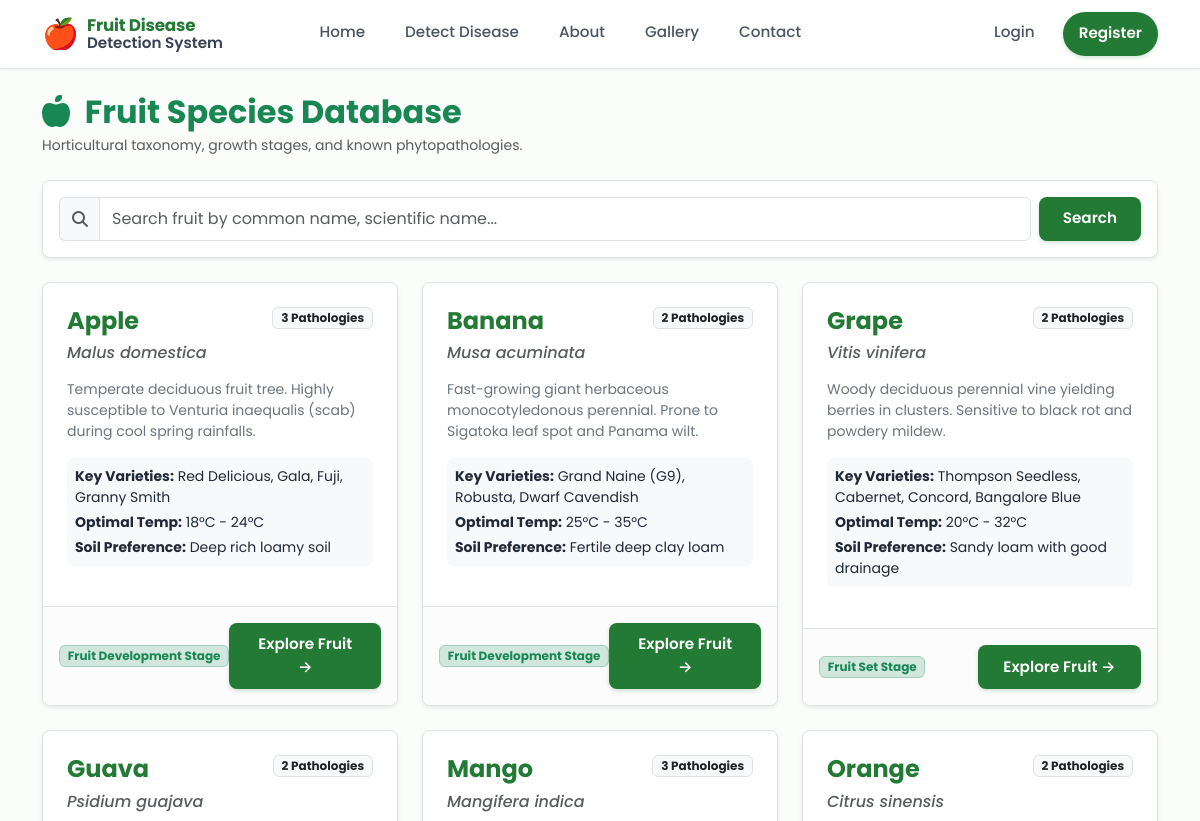
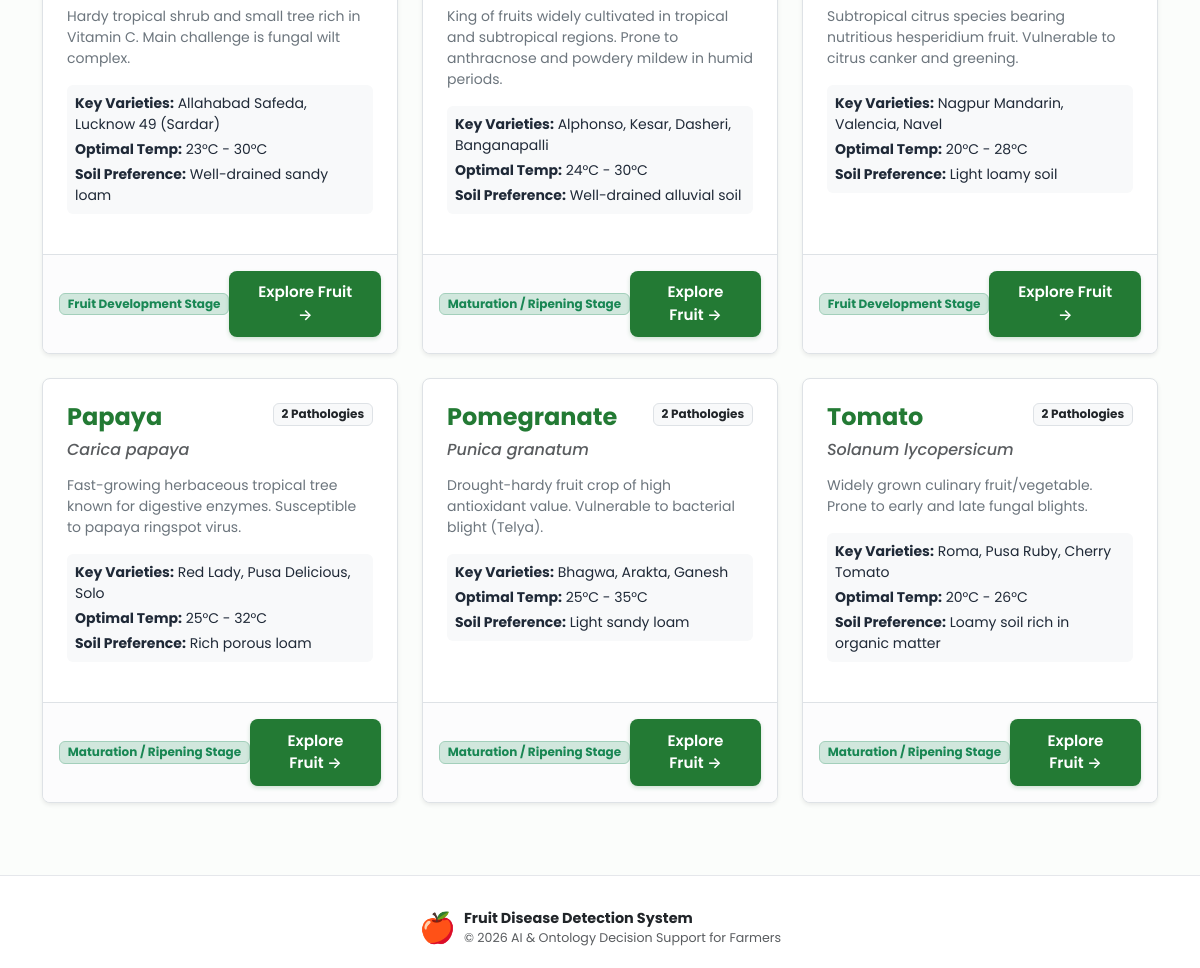
/fruits/, run on the app's committed database (2 pictures, top to bottom).
### fruits/models.py (models this page shows, shortened)
class Fruit(models.Model):
    GROWTH_STAGES = [
        ('flowering', 'Flowering Stage'),
        ('fruit_set', 'Fruit Set Stage'),
        ('development', 'Fruit Development Stage'),
        ('maturation', 'Maturation / Ripening Stage'),
        ('harvest', 'Harvest / Post-Harvest Stage'),
    ]
    fruit_name = models.CharField(max_length=100, unique=True)
    scientific_name = models.CharField(max_length=150, blank=True, default='')
    variety = models.CharField(max_length=150, blank=True, default='Standard Commercial Varieties')
    varieties = models.ManyToManyField(Variety, blank=True, related_name='fruits')
    color = models.CharField(max_length=60, blank=True, default='Green / Yellow / Red')
    growth_stage = models.CharField(max_length=30, choices=GROWTH_STAGES, default='development')
    description = models.TextField(blank=True, default='')
    image = models.ImageField(upload_to='fruits/', blank=True, null=True)
    optimal_temperature = models.CharField(max_length=50, blank=True, default='20°C - 30°C')
    optimal_humidity = models.CharField(max_length=50, blank=True, default='60% - 80%')
    soil_type = models.CharField(max_length=100, blank=True, default='Well-drained loamy soil')
    created_at = models.DateTimeField(auto_now_add=True)
    updated_at = models.DateTimeField(auto_now=True)
    class Meta:
        ordering = ['fruit_name']
    @property
    def total_diseases(self):
        return self.diseases.count()

### fruits/views.py (the view)
# urls.py: path('', fruit_list_view, name='fruit_list'),
def fruit_list_view(request):
    query = request.GET.get('q', '').strip()
    if query:
        fruits = Fruit.objects.filter(fruit_name__icontains=query) | Fruit.objects.filter(description__icontains=query)
    else:
        fruits = Fruit.objects.all()
    return render(request, 'fruits.html', {'fruits': fruits, 'query': query})

### detection/context_processors.py (called while the page is built)
def system_status(request):
    predictor = get_predictor()
    model_exists = os.path.exists(settings.SAVED_MODEL_PATH)
    owl_exists = os.path.exists(settings.OWL_FILE_PATH)
    return {
        'SYSTEM_MOCK_MODE': predictor.is_mock,
        'MODEL_FILE_EXISTS': model_exists,
        'ONTOLOGY_FILE_EXISTS': owl_exists,
        'MODEL_PATH_REL': 'model/saved_models/fruit_disease_model.h5',
        'ONTOLOGY_PATH_REL': 'ontology/fruit_disease.owl',
    }

### model/prediction/predict.py (called while the page is built, shortened)
def get_predictor() -> FruitDiseasePredictor:
    global _global_predictor
    if _global_predictor is None:
        _global_predictor = FruitDiseasePredictor()
    elif _global_predictor.is_mock and _global_predictor.model is None:
        if os.path.exists(_global_predictor.model_path):
            logger.info(
                "Retrying CNN model load (previous attempt failed, model file now found)."
            )
            _global_predictor = FruitDiseasePredictor()
    return _global_predictor

### templates/fruits.html (shortened to what this page needs)
{% extends 'base.html' %}
{% block content %}
<div class="container py-4">
    <div class="d-flex justify-content-between align-items-center flex-wrap mb-4">
        <div>
            <h2 class="fw-bold text-success mb-1">
                <i class="fa-solid fa-apple-whole me-2"></i> Fruit Species Database
            </h2>
            <p class="text-muted small mb-0">Horticultural taxonomy, growth stages, and known phytopathologies.</p>
        </div>
    </div>
    <div class="bg-white border rounded-3 p-3 mb-4 shadow-sm">
        <form method="get" class="d-flex gap-2">
            <div class="input-group">
                <span class="input-group-text bg-light border-end-0"><i class="fa-solid fa-magnifying-glass text-muted"></i></span>
                <input type="text" name="q" class="form-control" placeholder="Search fruit by common name, scientific name..." value="{{ query }}">
            </div>
            <button type="submit" class="btn btn-theme-green px-4">Search</button>
        </form>
    </div>
    <div class="row g-4">
        {% for fruit in fruits %}
            <div class="col-md-6 col-lg-4">
                <div class="bg-white border rounded-3 h-100 shadow-sm d-flex flex-column overflow-hidden">
                    <div class="flex-grow-1 p-4">
                        <div class="d-flex justify-content-between align-items-start mb-2">
                            <h4 class="fw-bold mb-0" style="color: var(--theme-green);">{{ fruit.fruit_name }}</h4>
                            <span class="badge bg-light text-dark border">{{ fruit.total_diseases }} Pathologies</span>
                        </div>
                        <h6 class="card-subtitle text-muted fst-italic mb-3">{{ fruit.scientific_name }}</h6>
                        <p class="card-text small text-secondary mb-3">
                            {{ fruit.description|truncatewords:24 }}
                        </p>
                        <div class="bg-light p-2 rounded small mb-3">
                            <div><strong>Key Varieties:</strong> {{ fruit.variety }}</div>
                            <div class="mt-1"><strong>Optimal Temp:</strong> {{ fruit.optimal_temperature }}</div>
                            <div class="mt-1"><strong>Soil Preference:</strong> {{ fruit.soil_type }}</div>
                        </div>
                    </div>
                    <div class="border-top p-3 bg-light-subtle d-flex justify-content-between align-items-center">
                        <span class="badge bg-success-subtle text-success border border-success-subtle">{{ fruit.get_growth_stage_display }}</span>
                        <a href="{% url 'fruits:fruit_detail' fruit.pk %}" class="btn btn-sm btn-theme-green">
                            Explore Fruit &rarr;
                        </a>
                    </div>
                </div>
            </div>
        {% empty %}
            <div class="col-12 text-center py-5 text-muted">
                <i class="fa-solid fa-seedling fa-3x mb-3 text-secondary opacity-50"></i>
                <p>No fruits found matching query '{{ query }}'.</p>
            </div>
        {% endfor %}
    </div>
</div>
{% endblock %}

### static/css/style.css (style rules this page uses)
:root { --theme-green: #237a34; --theme-green-hover: #1b5e20; --theme-light-green: #f0fdf4; --theme-border-green: #bbf7d0; --theme-text-dark: #1f2937; --theme-text-muted: #6b7280; --theme-card-bg: #ffffff; --theme-bg-body: #fbfdfb; --theme-danger: #dc2626; --theme-warning: #ea580c; }
body { font-family: 'Poppins', -apple-system, BlinkMacSystemFont, 'Segoe UI', Roboto, sans-serif; background-color: var(--theme-bg-body); color: var(--theme-text-dark); min-height: 100vh; display: flex; flex-direction: column; margin: 0; padding: 0; }
.btn-theme-green { background-color: var(--theme-green); color: #ffffff !important; border: none; font-weight: 600; font-size: 0.95rem; padding: 0.65rem 1.6rem; border-radius: 8px; display: inline-flex; align-items: center; justify-content: center; gap: 0.5rem; transition: all 0.2s ease; box-shadow: 0 2px 4px rgba(35, 122, 52, 0.2); text-decoration: none; }

### data on the page
Fruit: fruit_name "Apple", total_diseases "3", scientific_name "Malus domestica", description "Temperate deciduous fruit tree. Highly susceptible to Venturia inaequalis (scab) during cool spring rainfalls.", variety "Red Delicious, Gala, Fuji, Granny Smith", optimal_temperature "18°C - 24°C", soil_type "Deep rich loamy soil", growth_stage "Fruit Development Stage"
Fruit: fruit_name "Banana", total_diseases "2", scientific_name "Musa acuminata", description "Fast-growing giant herbaceous monocotyledonous perennial. Prone to Sigatoka leaf spot and Panama wilt.", variety "Grand Naine (G9), Robusta, Dwarf Cavendish", optimal_temperature "25°C - 35°C", soil_type "Fertile deep clay loam", growth_stage "Fruit Development Stage"
Fruit: fruit_name "Grape", total_diseases "2", scientific_name "Vitis vinifera", description "Woody deciduous perennial vine yielding berries in clusters. Sensitive to black rot and powdery mildew.", variety "Thompson Seedless, Cabernet, Concord, Bangalore Blue", optimal_temperature "20°C - 32°C", soil_type "Sandy loam with good drainage", growth_stage "Fruit Set Stage"
Fruit: fruit_name "Guava", total_diseases "2", scientific_name "Psidium guajava", description "Hardy tropical shrub and small tree rich in Vitamin C. Main challenge is fungal wilt complex.", variety "Allahabad Safeda, Lucknow 49 (Sardar)", optimal_temperature "23°C - 30°C", soil_type "Well-drained sandy loam", growth_stage "Fruit Development Stage"
Fruit: fruit_name "Mango", total_diseases "3", scientific_name "Mangifera indica", description "King of fruits widely cultivated in tropical and subtropical regions. Prone to anthracnose and powdery mildew in humid periods.", variety "Alphonso, Kesar, Dasheri, Banganapalli", optimal_temperature "24°C - 30°C", soil_type "Well-drained alluvial soil", growth_stage "Maturation / Ripening Stage"
Fruit: fruit_name "Orange", total_diseases "2", scientific_name "Citrus sinensis", description "Subtropical citrus species bearing nutritious hesperidium fruit. Vulnerable to citrus canker and greening.", variety "Nagpur Mandarin, Valencia, Navel", optimal_temperature "20°C - 28°C", soil_type "Light loamy soil", growth_stage "Fruit Development Stage"
Fruit: fruit_name "Papaya", total_diseases "2", scientific_name "Carica papaya", description "Fast-growing herbaceous tropical tree known for digestive enzymes. Susceptible to papaya ringspot virus.", variety "Red Lady, Pusa Delicious, Solo", optimal_temperature "25°C - 32°C", soil_type "Rich porous loam", growth_stage "Maturation / Ripening Stage"
Fruit: fruit_name "Pomegranate", total_diseases "2", scientific_name "Punica granatum", description "Drought-hardy fruit crop of high antioxidant value. Vulnerable to bacterial blight (Telya).", variety "Bhagwa, Arakta, Ganesh", optimal_temperature "25°C - 35°C", soil_type "Light sandy loam", growth_stage "Maturation / Ripening Stage"
Fruit: fruit_name "Tomato", total_diseases "2", scientific_name "Solanum lycopersicum", description "Widely grown culinary fruit/vegetable. Prone to early and late fungal blights.", variety "Roma, Pusa Ruby, Cherry Tomato", optimal_temperature "20°C - 26°C", soil_type "Loamy soil rich in organic matter", growth_stage "Maturation / Ripening Stage"
